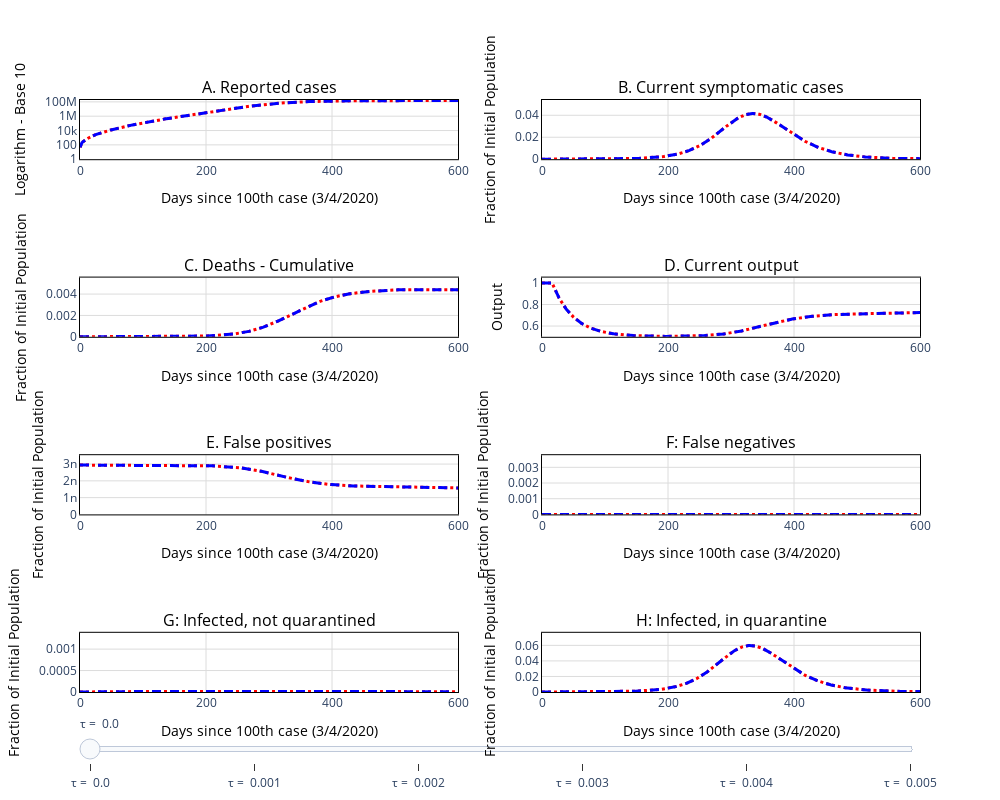

Source (notebook cell):
### Code cell
f

### Figure 1 — Plotly figure (JSON) as saved in the notebook; plotly's stock layout.template omitted (floating-point values rounded to 4 significant figures; data arrays with more than 128 entries replaced by an {"elided": "..."} marker saying what was removed)
{"data": [{"line": {"color": "red", "dash": "dot", "width": 3}, "name": "Common Quarantine", "showlegend": true, "type": "scatter", "visible": true, "xaxis": "x", "y": {"elided": "1095 float values"}, "yaxis": "y"}, {"line": {"color": "red", "dash": "dot", "width": 3}, "name": "Common Quarantine", "showlegend": false, "type": "scatter", "visible": true, "xaxis": "x2", "y": {"elided": "1095 float values"}, "yaxis": "y2"}, {"line": {"color": "red", "dash": "dot", "width": 3}, "name": "Common Quarantine", "showlegend": false, "type": "scatter", "visible": true, "xaxis": "x3", "y": {"elided": "1095 float values"}, "yaxis": "y3"}, {"line": {"color": "red", "dash": "dot", "width": 3}, "name": "Common Quarantine", "showlegend": false, "type": "scatter", "visible": true, "xaxis": "x4", "y": {"elided": "1095 float values"}, "yaxis": "y4"}, {"line": {"color": "red", "dash": "dot", "width": 3}, "name": "Common Quarantine", "showlegend": false, "type": "scatter", "visible": true, "xaxis": "x5", "y": {"elided": "1095 float values"}, "yaxis": "y5"}, {"line": {"color": "red", "dash": "dot", "width": 3}, "name": "Common Quarantine", "showlegend": false, "type": "scatter", "visible": true, "xaxis": "x6", "y": {"elided": "1095 int values"}, "yaxis": "y6"}, {"line": {"color": "red", "dash": "dot", "width": 3}, "name": "Common Quarantine", "showlegend": false, "type": "scatter", "visible": true, "xaxis": "x7", "y": {"elided": "1095 float values"}, "yaxis": "y7"}, {"line": {"color": "red", "dash": "dot", "width": 3}, "name": "Common Quarantine", "showlegend": false, "type": "scatter", "visible": true, "xaxis": "x8", "y": {"elided": "1095 float values"}, "yaxis": "y8"}, {"line": {"color": "blue", "dash": "dash", "width": 3}, "name": "Quarantine & Test", "showlegend": true, "type": "scatter", "visible": true, "xaxis": "x", "y": {"elided": "1095 float values"}, "yaxis": "y"}, {"line": {"color": "blue", "dash": "dash", "width": 3}, "name": "Quarantine & Test", "showlegend": false, "type": "scatter", "visible": true, "xaxis": "x2", "y": {"elided": "1095 float values"}, "yaxis": "y2"}, {"line": {"color": "blue", "dash": "dash", "width": 3}, "name": "Quarantine & Test", "showlegend": false, "type": "scatter", "visible": true, "xaxis": "x3", "y": {"elided": "1095 float values"}, "yaxis": "y3"}, {"line": {"color": "blue", "dash": "dash", "width": 3}, "name": "Quarantine & Test", "showlegend": false, "type": "scatter", "visible": true, "xaxis": "x4", "y": {"elided": "1095 float values"}, "yaxis": "y4"}, {"line": {"color": "blue", "dash": "dash", "width": 3}, "name": "Quarantine & Test", "showlegend": false, "type": "scatter", "visible": true, "xaxis": "x5", "y": {"elided": "1095 float values"}, "yaxis": "y5"}, {"line": {"color": "blue", "dash": "dash", "width": 3}, "name": "Quarantine & Test", "showlegend": false, "type": "scatter", "visible": true, "xaxis": "x6", "y": {"elided": "1095 int values"}, "yaxis": "y6"}, {"line": {"color": "blue", "dash": "dash", "width": 3}, "name": "Quarantine & Test", "showlegend": false, "type": "scatter", "visible": true, "xaxis": "x7", "y": {"elided": "1095 float values"}, "yaxis": "y7"}, {"line": {"color": "blue", "dash": "dash", "width": 3}, "name": "Quarantine & Test", "showlegend": false, "type": "scatter", "visible": true, "xaxis": "x8", "y": {"elided": "1095 float values"}, "yaxis": "y8"}, {"line": {"color": "blue", "dash": "dash", "width": 3}, "name": "Quarantine & Test", "showlegend": true, "type": "scatter", "visible": false, "xaxis": "x", "y": {"elided": "1095 float values"}, "yaxis": "y"}, {"line": {"color": "blue", "dash": "dash", "width": 3}, "name": "Quarantine & Test", "showlegend": false, "type": "scatter", "visible": false, "xaxis": "x2", "y": {"elided": "1095 float values"}, "yaxis": "y2"}, {"line": {"color": "blue", "dash": "dash", "width": 3}, "name": "Quarantine & Test", "showlegend": false, "type": "scatter", "visible": false, "xaxis": "x3", "y": {"elided": "1095 float values"}, "yaxis": "y3"}, {"line": {"color": "blue", "dash": "dash", "width": 3}, "name": "Quarantine & Test", "showlegend": false, "type": "scatter", "visible": false, "xaxis": "x4", "y": {"elided": "1095 float values"}, "yaxis": "y4"}, {"line": {"color": "blue", "dash": "dash", "width": 3}, "name": "Quarantine & Test", "showlegend": false, "type": "scatter", "visible": false, "xaxis": "x5", "y": {"elided": "1095 float values"}, "yaxis": "y5"}, {"line": {"color": "blue", "dash": "dash", "width": 3}, "name": "Quarantine & Test", "showlegend": false, "type": "scatter", "visible": false, "xaxis": "x6", "y": {"elided": "1095 float values"}, "yaxis": "y6"}, {"line": {"color": "blue", "dash": "dash", "width": 3}, "name": "Quarantine & Test", "showlegend": false, "type": "scatter", "visible": false, "xaxis": "x7", "y": {"elided": "1095 float values"}, "yaxis": "y7"}, {"line": {"color": "blue", "dash": "dash", "width": 3}, "name": "Quarantine & Test", "showlegend": false, "type": "scatter", "visible": false, "xaxis": "x8", "y": {"elided": "1095 float values"}, "yaxis": "y8"}, {"line": {"color": "blue", "dash": "dash", "width": 3}, "name": "Quarantine & Test", "showlegend": true, "type": "scatter", "visible": false, "xaxis": "x", "y": {"elided": "1095 float values"}, "yaxis": "y"}, {"line": {"color": "blue", "dash": "dash", "width": 3}, "name": "Quarantine & Test", "showlegend": false, "type": "scatter", "visible": false, "xaxis": "x2", "y": {"elided": "1095 float values"}, "yaxis": "y2"}, {"line": {"color": "blue", "dash": "dash", "width": 3}, "name": "Quarantine & Test", "showlegend": false, "type": "scatter", "visible": false, "xaxis": "x3", "y": {"elided": "1095 float values"}, "yaxis": "y3"}, {"line": {"color": "blue", "dash": "dash", "width": 3}, "name": "Quarantine & Test", "showlegend": false, "type": "scatter", "visible": false, "xaxis": "x4", "y": {"elided": "1095 float values"}, "yaxis": "y4"}, {"line": {"color": "blue", "dash": "dash", "width": 3}, "name": "Quarantine & Test", "showlegend": false, "type": "scatter", "visible": false, "xaxis": "x5", "y": {"elided": "1095 float values"}, "yaxis": "y5"}, {"line": {"color": "blue", "dash": "dash", "width": 3}, "name": "Quarantine & Test", "showlegend": false, "type": "scatter", "visible": false, "xaxis": "x6", "y": {"elided": "1095 float values"}, "yaxis": "y6"}, {"line": {"color": "blue", "dash": "dash", "width": 3}, "name": "Quarantine & Test", "showlegend": false, "type": "scatter", "visible": false, "xaxis": "x7", "y": {"elided": "1095 float values"}, "yaxis": "y7"}, {"line": {"color": "blue", "dash": "dash", "width": 3}, "name": "Quarantine & Test", "showlegend": false, "type": "scatter", "visible": false, "xaxis": "x8", "y": {"elided": "1095 float values"}, "yaxis": "y8"}, {"line": {"color": "blue", "dash": "dash", "width": 3}, "name": "Quarantine & Test", "showlegend": true, "type": "scatter", "visible": false, "xaxis": "x", "y": {"elided": "1095 float values"}, "yaxis": "y"}, {"line": {"color": "blue", "dash": "dash", "width": 3}, "name": "Quarantine & Test", "showlegend": false, "type": "scatter", "visible": false, "xaxis": "x2", "y": {"elided": "1095 float values"}, "yaxis": "y2"}, {"line": {"color": "blue", "dash": "dash", "width": 3}, "name": "Quarantine & Test", "showlegend": false, "type": "scatter", "visible": false, "xaxis": "x3", "y": {"elided": "1095 float values"}, "yaxis": "y3"}, {"line": {"color": "blue", "dash": "dash", "width": 3}, "name": "Quarantine & Test", "showlegend": false, "type": "scatter", "visible": false, "xaxis": "x4", "y": {"elided": "1095 float values"}, "yaxis": "y4"}, {"line": {"color": "blue", "dash": "dash", "width": 3}, "name": "Quarantine & Test", "showlegend": false, "type": "scatter", "visible": false, "xaxis": "x5", "y": {"elided": "1095 float values"}, "yaxis": "y5"}, {"line": {"color": "blue", "dash": "dash", "width": 3}, "name": "Quarantine & Test", "showlegend": false, "type": "scatter", "visible": false, "xaxis": "x6", "y": {"elided": "1095 float values"}, "yaxis": "y6"}, {"line": {"color": "blue", "dash": "dash", "width": 3}, "name": "Quarantine & Test", "showlegend": false, "type": "scatter", "visible": false, "xaxis": "x7", "y": {"elided": "1095 float values"}, "yaxis": "y7"}, {"line": {"color": "blue", "dash": "dash", "width": 3}, "name": "Quarantine & Test", "showlegend": false, "type": "scatter", "visible": false, "xaxis": "x8", "y": {"elided": "1095 float values"}, "yaxis": "y8"}, {"line": {"color": "blue", "dash": "dash", "width": 3}, "name": "Quarantine & Test", "showlegend": true, "type": "scatter", "visible": false, "xaxis": "x", "y": {"elided": "1095 float values"}, "yaxis": "y"}, {"line": {"color": "blue", "dash": "dash", "width": 3}, "name": "Quarantine & Test", "showlegend": false, "type": "scatter", "visible": false, "xaxis": "x2", "y": {"elided": "1095 float values"}, "yaxis": "y2"}, {"line": {"color": "blue", "dash": "dash", "width": 3}, "name": "Quarantine & Test", "showlegend": false, "type": "scatter", "visible": false, "xaxis": "x3", "y": {"elided": "1095 float values"}, "yaxis": "y3"}, {"line": {"color": "blue", "dash": "dash", "width": 3}, "name": "Quarantine & Test", "showlegend": false, "type": "scatter", "visible": false, "xaxis": "x4", "y": {"elided": "1095 float values"}, "yaxis": "y4"}, {"line": {"color": "blue", "dash": "dash", "width": 3}, "name": "Quarantine & Test", "showlegend": false, "type": "scatter", "visible": false, "xaxis": "x5", "y": {"elided": "1095 float values"}, "yaxis": "y5"}, {"line": {"color": "blue", "dash": "dash", "width": 3}, "name": "Quarantine & Test", "showlegend": false, "type": "scatter", "visible": false, "xaxis": "x6", "y": {"elided": "1095 float values"}, "yaxis": "y6"}, {"line": {"color": "blue", "dash": "dash", "width": 3}, "name": "Quarantine & Test", "showlegend": false, "type": "scatter", "visible": false, "xaxis": "x7", "y": {"elided": "1095 float values"}, "yaxis": "y7"}, {"line": {"color": "blue", "dash": "dash", "width": 3}, "name": "Quarantine & Test", "showlegend": false, "type": "scatter", "visible": false, "xaxis": "x8", "y": {"elided": "1095 float values"}, "yaxis": "y8"}, {"line": {"color": "blue", "dash": "dash", "width": 3}, "name": "Quarantine & Test", "showlegend": true, "type": "scatter", "visible": false, "xaxis": "x", "y": {"elided": "1095 float values"}, "yaxis": "y"}, {"line": {"color": "blue", "dash": "dash", "width": 3}, "name": "Quarantine & Test", "showlegend": false, "type": "scatter", "visible": false, "xaxis": "x2", "y": {"elided": "1095 float values"}, "yaxis": "y2"}, {"line": {"color": "blue", "dash": "dash", "width": 3}, "name": "Quarantine & Test", "showlegend": false, "type": "scatter", "visible": false, "xaxis": "x3", "y": {"elided": "1095 float values"}, "yaxis": "y3"}, {"line": {"color": "blue", "dash": "dash", "width": 3}, "name": "Quarantine & Test", "showlegend": false, "type": "scatter", "visible": false, "xaxis": "x4", "y": {"elided": "1095 float values"}, "yaxis": "y4"}, {"line": {"color": "blue", "dash": "dash", "width": 3}, "name": "Quarantine & Test", "showlegend": false, "type": "scatter", "visible": false, "xaxis": "x5", "y": {"elided": "1095 float values"}, "yaxis": "y5"}, {"line": {"color": "blue", "dash": "dash", "width": 3}, "name": "Quarantine & Test", "showlegend": false, "type": "scatter", "visible": false, "xaxis": "x6", "y": {"elided": "1095 float values"}, "yaxis": "y6"}, {"line": {"color": "blue", "dash": "dash", "width": 3}, "name": "Quarantine & Test", "showlegend": false, "type": "scatter", "visible": false, "xaxis": "x7", "y": {"elided": "1095 float values"}, "yaxis": "y7"}, {"line": {"color": "blue", "dash": "dash", "width": 3}, "name": "Quarantine & Test", "showlegend": false, "type": "scatter", "visible": false, "xaxis": "x8", "y": {"elided": "1095 float values"}, "yaxis": "y8"}], "layout": {"annotations": [{"font": {"color": "black", "size": 16}, "showarrow": false, "text": "A. Reported cases", "x": 0.225, "xanchor": "center", "xref": "paper", "y": 1, "yanchor": "bottom", "yref": "paper"}, {"font": {"color": "black", "size": 16}, "showarrow": false, "text": "B. Current symptomatic cases", "x": 0.775, "xanchor": "center", "xref": "paper", "y": 1, "yanchor": "bottom", "yref": "paper"}, {"font": {"color": "black", "size": 16}, "showarrow": false, "text": "C. Deaths - Cumulative", "x": 0.225, "xanchor": "center", "xref": "paper", "y": 0.7, "yanchor": "bottom", "yref": "paper"}, {"font": {"color": "black", "size": 16}, "showarrow": false, "text": "D. Current output", "x": 0.775, "xanchor": "center", "xref": "paper", "y": 0.7, "yanchor": "bottom", "yref": "paper"}, {"font": {"color": "black", "size": 16}, "showarrow": false, "text": "E. False positives", "x": 0.225, "xanchor": "center", "xref": "paper", "y": 0.4, "yanchor": "bottom", "yref": "paper"}, {"font": {"color": "black", "size": 16}, "showarrow": false, "text": "F: False negatives", "x": 0.775, "xanchor": "center", "xref": "paper", "y": 0.4, "yanchor": "bottom", "yref": "paper"}, {"font": {"color": "black", "size": 16}, "showarrow": false, "text": "G: Infected, not quarantined", "x": 0.225, "xanchor": "center", "xref": "paper", "y": 0.1, "yanchor": "bottom", "yref": "paper"}, {"font": {"color": "black", "size": 16}, "showarrow": false, "text": "H: Infected, in quarantine", "x": 0.775, "xanchor": "center", "xref": "paper", "y": 0.1, "yanchor": "bottom", "yref": "paper"}], "height": 800, "plot_bgcolor": "rgba(0,0,0,0)", "showlegend": false, "sliders": [{"steps": [{"args": [{"visible": [true, true, true, true, true, true, true, true, true, true, true, true, true, true, true, true, "legendonly", "legendonly", "legendonly", "legendonly", "legendonly", "legendonly", "legendonly", "legendonly", "legendonly", "legendonly", "legendonly", "legendonly", "legendonly", "legendonly", "legendonly", "legendonly", "legendonly", "legendonly", "legendonly", "legendonly", "legendonly", "legendonly", "legendonly", "legendonly", "legendonly", "legendonly", "legendonly", "legendonly", "legendonly", "legendonly", "legendonly", "legendonly", "legendonly", "legendonly", "legendonly", "legendonly", "legendonly", "legendonly", "legendonly", "legendonly"]}, {"showlegend": [true, "False", "False", "False", "False", "False", "False", "False", true, "False", "False", "False", "False", "False", "False", "False", "False", "False", "False", "False", "False", "False", "False", "False", "False", "False", "False", "False", "False", "False", "False", "False", "False", "False", "False", "False", "False", "False", "False", "False", "False", "False", "False", "False", "False", "False", "False", "False", "False", "False", "False", "False", "False", "False", "False", "False"]}], "label": "τ = \n0.0", "method": "restyle"}, {"args": [{"visible": [true, true, true, true, true, true, true, true, "legendonly", "legendonly", "legendonly", "legendonly", "legendonly", "legendonly", "legendonly", "legendonly", true, true, true, true, true, true, true, true, "legendonly", "legendonly", "legendonly", "legendonly", "legendonly", "legendonly", "legendonly", "legendonly", "legendonly", "legendonly", "legendonly", "legendonly", "legendonly", "legendonly", "legendonly", "legendonly", "legendonly", "legendonly", "legendonly", "legendonly", "legendonly", "legendonly", "legendonly", "legendonly", "legendonly", "legendonly", "legendonly", "legendonly", "legendonly", "legendonly", "legendonly", "legendonly"]}, {"showlegend": [true, "False", "False", "False", "False", "False", "False", "False", "False", "False", "False", "False", "False", "False", "False", "False", true, "False", "False", "False", "False", "False", "False", "False", "False", "False", "False", "False", "False", "False", "False", "False", "False", "False", "False", "False", "False", "False", "False", "False", "False", "False", "False", "False", "False", "False", "False", "False", "False", "False", "False", "False", "False", "False", "False", "False"]}], "label": "τ = \n0.001", "method": "restyle"}, {"args": [{"visible": [true, true, true, true, true, true, true, true, "legendonly", "legendonly", "legendonly", "legendonly", "legendonly", "legendonly", "legendonly", "legendonly", "legendonly", "legendonly", "legendonly", "legendonly", "legendonly", "legendonly", "legendonly", "legendonly", true, true, true, true, true, true, true, true, "legendonly", "legendonly", "legendonly", "legendonly", "legendonly", "legendonly", "legendonly", "legendonly", "legendonly", "legendonly", "legendonly", "legendonly", "legendonly", "legendonly", "legendonly", "legendonly", "legendonly", "legendonly", "legendonly", "legendonly", "legendonly", "legendonly", "legendonly", "legendonly"]}, {"showlegend": [true, "False", "False", "False", "False", "False", "False", "False", "False", "False", "False", "False", "False", "False", "False", "False", "False", "False", "False", "False", "False", "False", "False", "False", true, "False", "False", "False", "False", "False", "False", "False", "False", "False", "False", "False", "False", "False", "False", "False", "False", "False", "False", "False", "False", "False", "False", "False", "False", "False", "False", "False", "False", "False", "False", "False"]}], "label": "τ = \n0.002", "method": "restyle"}, {"args": [{"visible": [true, true, true, true, true, true, true, true, "legendonly", "legendonly", "legendonly", "legendonly", "legendonly", "legendonly", "legendonly", "legendonly", "legendonly", "legendonly", "legendonly", "legendonly", "legendonly", "legendonly", "legendonly", "legendonly", "legendonly", "legendonly", "legendonly", "legendonly", "legendonly", "legendonly", "legendonly", "legendonly", true, true, true, true, true, true, true, true, "legendonly", "legendonly", "legendonly", "legendonly", "legendonly", "legendonly", "legendonly", "legendonly", "legendonly", "legendonly", "legendonly", "legendonly", "legendonly", "legendonly", "legendonly", "legendonly"]}, {"showlegend": [true, "False", "False", "False", "False", "False", "False", "False", "False", "False", "False", "False", "False", "False", "False", "False", "False", "False", "False", "False", "False", "False", "False", "False", "False", "False", "False", "False", "False", "False", "False", "False", true, "False", "False", "False", "False", "False", "False", "False", "False", "False", "False", "False", "False", "False", "False", "False", "False", "False", "False", "False", "False", "False", "False", "False"]}], "label": "τ = \n0.003", "method": "restyle"}, {"args": [{"visible": [true, true, true, true, true, true, true, true, "legendonly", "legendonly", "legendonly", "legendonly", "legendonly", "legendonly", "legendonly", "legendonly", "legendonly", "legendonly", "legendonly", "legendonly", "legendonly", "legendonly", "legendonly", "legendonly", "legendonly", "legendonly", "legendonly", "legendonly", "legendonly", "legendonly", "legendonly", "legendonly", "legendonly", "legendonly", "legendonly", "legendonly", "legendonly", "legendonly", "legendonly", "legendonly", true, true, true, true, true, true, true, true, "legendonly", "legendonly", "legendonly", "legendonly", "legendonly", "legendonly", "legendonly", "legendonly"]}, {"showlegend": [true, "False", "False", "False", "False", "False", "False", "False", "False", "False", "False", "False", "False", "False", "False", "False", "False", "False", "False", "False", "False", "False", "False", "False", "False", "False", "False", "False", "False", "False", "False", "False", "False", "False", "False", "False", "False", "False", "False", "False", true, "False", "False", "False", "False", "False", "False", "False", "False", "False", "False", "False", "False", "False", "False", "False"]}], "label": "τ = \n0.004", "method": "restyle"}, {"args": [{"visible": [true, true, true, true, true, true, true, true, "legendonly", "legendonly", "legendonly", "legendonly", "legendonly", "legendonly", "legendonly", "legendonly", "legendonly", "legendonly", "legendonly", "legendonly", "legendonly", "legendonly", "legendonly", "legendonly", "legendonly", "legendonly", "legendonly", "legendonly", "legendonly", "legendonly", "legendonly", "legendonly", "legendonly", "legendonly", "legendonly", "legendonly", "legendonly", "legendonly", "legendonly", "legendonly", "legendonly", "legendonly", "legendonly", "legendonly", "legendonly", "legendonly", "legendonly", "legendonly", true, true, true, true, true, true, true, true]}, {"showlegend": [true, "False", "False", "False", "False", "False", "False", "False", "False", "False", "False", "False", "False", "False", "False", "False", "False", "False", "False", "False", "False", "False", "False", "False", "False", "False", "False", "False", "False", "False", "False", "False", "False", "False", "False", "False", "False", "False", "False", "False", "False", "False", "False", "False", "False", "False", "False", "False", true, "False", "False", "False", "False", "False", "False", "False"]}], "label": "τ = \n0.005", "method": "restyle"}]}], "width": 1000, "xaxis": {"anchor": "y", "domain": [0, 0.45], "gridcolor": "rgb(220,220,220)", "linecolor": "black", "linewidth": 1, "mirror": true, "range": [0, 600], "showline": true, "title": {"font": {"color": "black"}, "text": "Days since 100th case (3/4/2020)"}}, "xaxis2": {"anchor": "y2", "domain": [0.55, 1], "gridcolor": "rgb(220,220,220)", "linecolor": "black", "linewidth": 1, "mirror": true, "range": [0, 600], "showline": true, "title": {"font": {"color": "black"}, "text": "Days since 100th case (3/4/2020)"}}, "xaxis3": {"anchor": "y3", "domain": [0, 0.45], "gridcolor": "rgb(220,220,220)", "linecolor": "black", "linewidth": 1, "mirror": true, "range": [0, 600], "showline": true, "title": {"font": {"color": "black"}, "text": "Days since 100th case (3/4/2020)"}}, "xaxis4": {"anchor": "y4", "domain": [0.55, 1], "gridcolor": "rgb(220,220,220)", "linecolor": "black", "linewidth": 1, "mirror": true, "range": [0, 600], "showline": true, "title": {"font": {"color": "black"}, "text": "Days since 100th case (3/4/2020)"}}, "xaxis5": {"anchor": "y5", "domain": [0, 0.45], "gridcolor": "rgb(220,220,220)", "linecolor": "black", "linewidth": 1, "mirror": true, "range": [0, 600], "showline": true, "title": {"font": {"color": "black"}, "text": "Days since 100th case (3/4/2020)"}}, "xaxis6": {"anchor": "y6", "domain": [0.55, 1], "gridcolor": "rgb(220,220,220)", "linecolor": "black", "linewidth": 1, "mirror": true, "range": [0, 600], "showline": true, "title": {"font": {"color": "black"}, "text": "Days since 100th case (3/4/2020)"}}, "xaxis7": {"anchor": "y7", "domain": [0, 0.45], "gridcolor": "rgb(220,220,220)", "linecolor": "black", "linewidth": 1, "mirror": true, "range": [0, 600], "showline": true, "title": {"font": {"color": "black"}, "text": "Days since 100th case (3/4/2020)"}}, "xaxis8": {"anchor": "y8", "domain": [0.55, 1], "gridcolor": "rgb(220,220,220)", "linecolor": "black", "linewidth": 1, "mirror": true, "range": [0, 600], "showline": true, "title": {"font": {"color": "black"}, "text": "Days since 100th case (3/4/2020)"}}, "yaxis": {"anchor": "x", "domain": [0.9, 1], "gridcolor": "rgb(220,220,220)", "linecolor": "black", "linewidth": 1, "mirror": true, "range": [0, 8.261], "showline": true, "title": {"font": {"color": "black"}, "text": "Logarithm - Base 10"}, "type": "log"}, "yaxis2": {"anchor": "x2", "domain": [0.9, 1], "gridcolor": "rgb(220,220,220)", "linecolor": "black", "linewidth": 1, "mirror": true, "range": [0, 0.05391], "showline": true, "title": {"font": {"color": "black"}, "text": "Fraction of Initial Population"}}, "yaxis3": {"anchor": "x3", "domain": [0.6, 0.7], "gridcolor": "rgb(220,220,220)", "linecolor": "black", "linewidth": 1, "mirror": true, "range": [0, 0.005544], "showline": true, "title": {"font": {"color": "black"}, "text": "Fraction of Initial Population"}}, "yaxis4": {"anchor": "x4", "domain": [0.6, 0.7], "gridcolor": "rgb(220,220,220)", "linecolor": "black", "linewidth": 1, "mirror": true, "range": [0.5, 1.05], "showline": true, "title": {"font": {"color": "black"}, "text": "Output"}}, "yaxis5": {"anchor": "x5", "domain": [0.3, 0.4], "gridcolor": "rgb(220,220,220)", "linecolor": "black", "linewidth": 1, "mirror": true, "range": [0, 3.529e-09], "showline": true, "title": {"font": {"color": "black"}, "text": "Fraction of Initial Population"}}, "yaxis6": {"anchor": "x6", "domain": [0.3, 0.4], "gridcolor": "rgb(220,220,220)", "linecolor": "black", "linewidth": 1, "mirror": true, "range": [0, 0.003772], "showline": true, "title": {"font": {"color": "black"}, "text": "Fraction of Initial Population"}}, "yaxis7": {"anchor": "x7", "domain": [0, 0.1], "gridcolor": "rgb(220,220,220)", "linecolor": "black", "linewidth": 1, "mirror": true, "range": [0, 0.001381], "showline": true, "title": {"font": {"color": "black"}, "text": "Fraction of Initial Population"}}, "yaxis8": {"anchor": "x8", "domain": [0, 0.1], "gridcolor": "rgb(220,220,220)", "linecolor": "black", "linewidth": 1, "mirror": true, "range": [0, 0.07617], "showline": true, "title": {"font": {"color": "black"}, "text": "Fraction of Initial Population"}}}}
